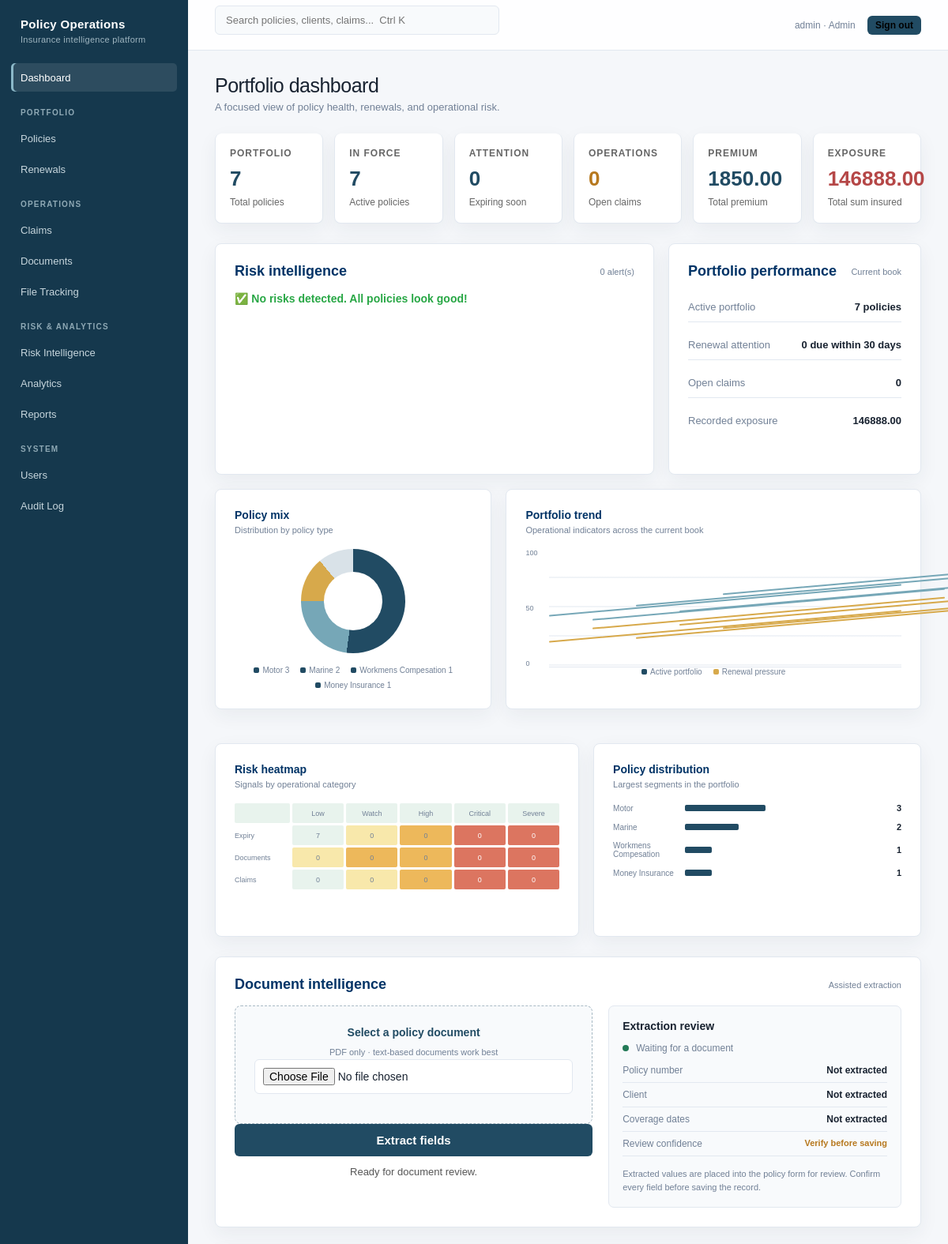
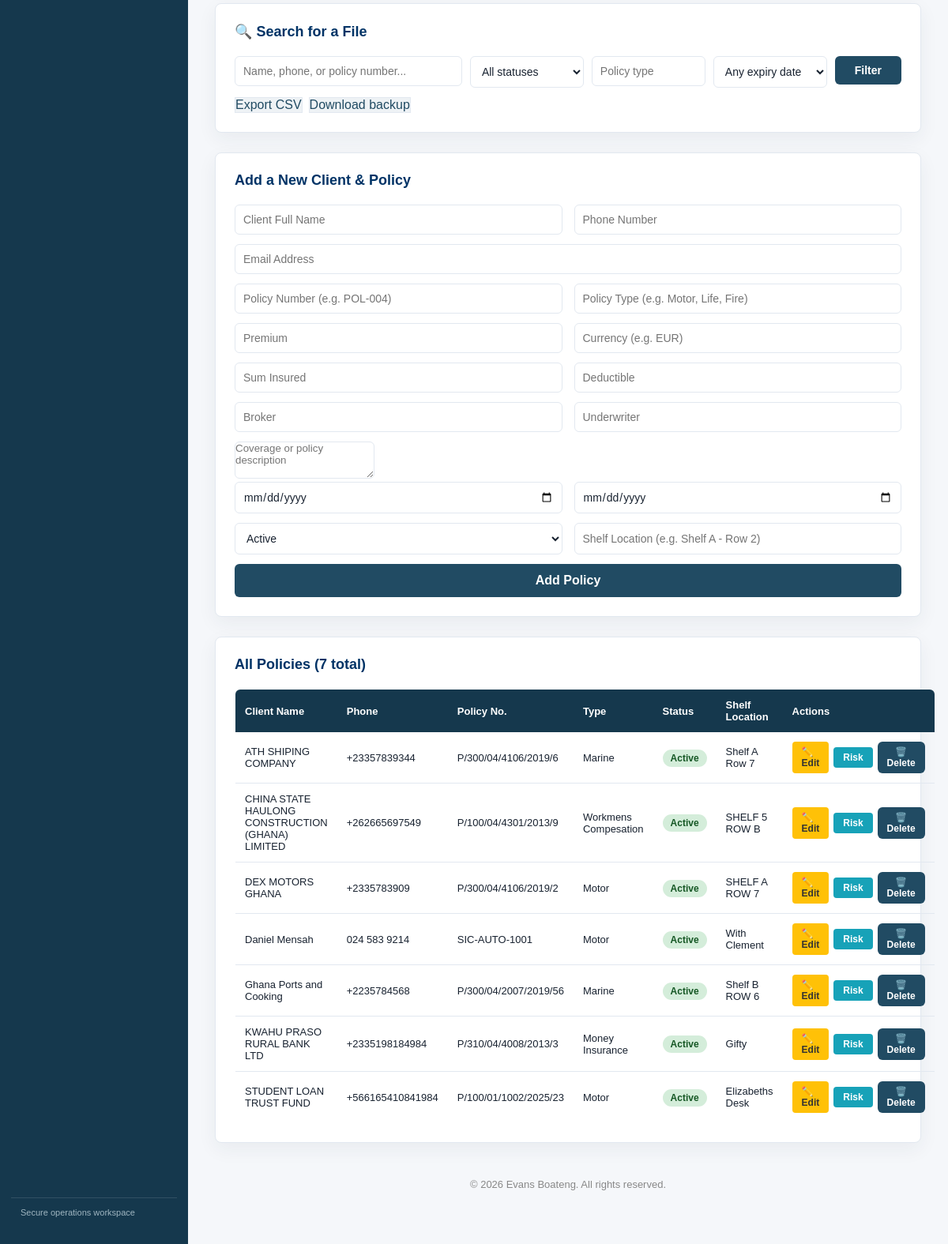
Page / (signed in) on the earlier database version (2 pictures, top to bottom).
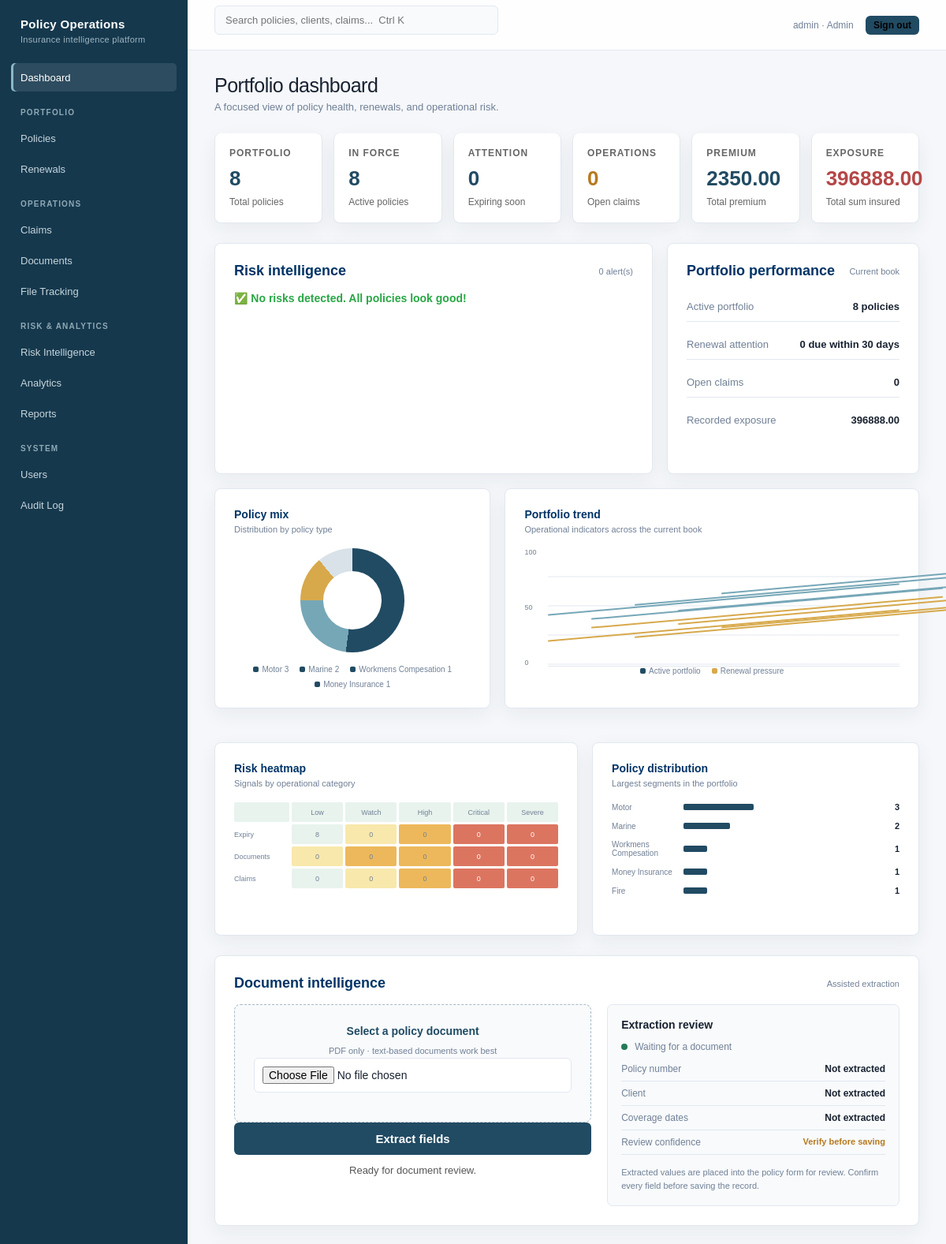
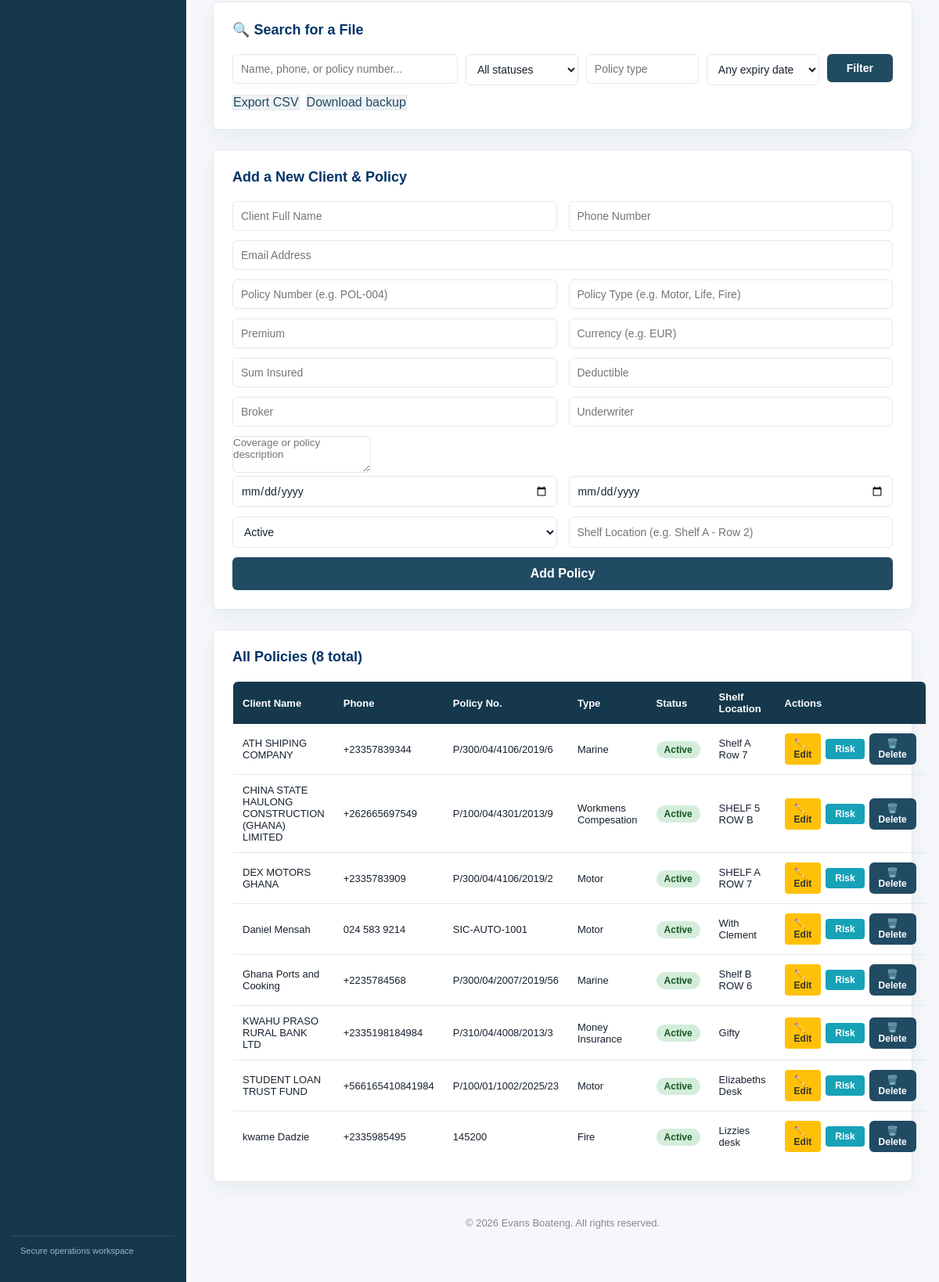
Same page on the later database version (2 pictures, top to bottom).
### tables this page shows
CREATE TABLE file_log (
            log_id INTEGER PRIMARY KEY AUTOINCREMENT,
            policy_id INTEGER,
            shelf_location TEXT,
            FOREIGN KEY (policy_id) REFERENCES policies(policy_id)
        );

CREATE TABLE clients (
            client_id INTEGER PRIMARY KEY AUTOINCREMENT,
            full_name TEXT,
            phone TEXT,
            email TEXT
        );

CREATE TABLE policies (
            policy_id INTEGER PRIMARY KEY AUTOINCREMENT,
            policy_number TEXT,
            policy_type TEXT,
            start_date TEXT,
            end_date TEXT,
            status TEXT,
            client_id INTEGER, deleted_at TEXT, premium REAL, currency TEXT, sum_insured REAL, deductible REAL, broker TEXT, underwriter TEXT, description TEXT, created_at TEXT, updated_at TEXT,
            FOREIGN KEY (client_id) REFERENCES clients(client_id)
        );

### app.py (the view, shortened to what this page needs)
@app.route("/", methods=["GET", "POST"])
@login_required
def index():
    results = []
    message = ""
    search_query = request.args.get("search_query", "")
    status_filter = request.args.get("status", "")
    policy_type_filter = request.args.get("policy_type", "")
    expiry_window = request.args.get("expiry_window", "")
    all_policies = get_all_policies(search_query, status_filter, policy_type_filter, expiry_window)
    risk_flags = get_risk_flags()
    return render_template("index.html",
                           results=results,
                           message=message,
                           search_query=search_query,
                           all_policies=all_policies,
                           risk_flags=risk_flags,
                           stats=get_dashboard_stats(),
                           analytics=get_dashboard_analytics(),
                           status_filter=status_filter,
                           policy_type_filter=policy_type_filter,
                           expiry_window=expiry_window)

### templates/index.html (shortened to what this page needs)
<!DOCTYPE html>
<html lang="en">
<head>
    <link rel="stylesheet" href="{{ url_for('static', filename='css/app.css') }}">
</head>
<body>
<aside class="app-sidebar">
    <div class="app-brand">Policy Operations<small>Insurance intelligence platform</small></div>
    <nav class="app-nav">
        <a class="active" href="/">Dashboard</a>
        <div class="app-nav-label">Portfolio</div>
        <a href="#policies">Policies</a>
        <a href="#renewals">Renewals</a>
        <div class="app-nav-label">Operations</div>
        {% if session.get('role') in ['Admin', 'Claims Officer'] %}<a href="/claims">Claims</a>{% endif %}
        <a href="#documents">Documents</a>
        <a href="/file-tracking">File Tracking</a>
        <div class="app-nav-label">Risk &amp; Analytics</div>
        <a href="/risk-intelligence">Risk Intelligence</a>
        <a href="/analytics">Analytics</a>
        <a href="/export.csv">Reports</a>
        <div class="app-nav-label">System</div>
        {% if session.get('role') == 'Admin' %}<a href="#users">Users</a>{% endif %}
        <a href="#audit">Audit Log</a>
    </nav>
    <div class="app-sidebar-footer">Secure operations workspace</div>
</aside>
<div class="app-main">
<header class="app-topbar">
    <input id="global-search" class="app-search" type="search" placeholder="Search policies, clients, claims...  Ctrl K">
    <span class="app-user">{{ session.get('username', '') }} · {{ session.get('role', '') }}
        <form method="POST" action="/logout" style="display:inline; margin-left:12px;">
            <button type="submit" style="padding:5px 10px; font-size:12px;">Sign out</button>
        </form>
    </span>
</header>
<main class="app-content">
<div class="app-page-title">Portfolio dashboard</div>
<p class="app-page-subtitle">A focused view of policy health, renewals, and operational risk.</p>
<div class="container">
    <div class="stats">
        <div class="stat"><span class="stat-kicker">Portfolio</span><strong>{{ stats.total }}</strong><span>Total policies</span></div>
        <div class="stat"><span class="stat-kicker">In force</span><strong>{{ stats.active }}</strong><span>Active policies</span></div>
        <div class="stat"><span class="stat-kicker">Attention</span><strong>{{ stats.expiring_soon }}</strong><span>Expiring soon</span></div>
        <div class="stat stat-claim"><span class="stat-kicker">Operations</span><strong>{{ stats.open_claims }}</strong><span>Open claims</span></div>
        <div class="stat"><span class="stat-kicker">Premium</span><strong>{{ '%.2f'|format(stats.total_premium) }}</strong><span>Total premium</span></div>
        <div class="stat stat-exposure"><span class="stat-kicker">Exposure</span><strong>{{ '%.2f'|format(stats.total_exposure) }}</strong><span>Total sum insured</span></div>
    </div>
    <div class="dashboard-grid">
    <div class="card">
        <div class="section-heading"><h2>Risk intelligence</h2><small>{{ risk_flags|length }} alert(s)</small></div>
        {% if risk_flags %}
            {% for flag in risk_flags %}
            <div class="flag flag-{{ flag.level }}">
                <span>{{ flag.icon }}</span>
                <span>{{ flag.message }}</span>
                {% if flag.policy_id %}
                <span class="flag-actions">
                    <a class="flag-action" href="/edit/{{ flag.policy_id }}">
                        {% if flag.type == 'expiring_soon' %}Renew / Update{% else %}Edit{% endif %} →
                    </a>
                    {% if flag.type == 'expired_active' %}
                    <form method="POST" action="/mark-expired/{{ flag.policy_id }}">
                        <input type="hidden" name="csrf_token" value="{{ csrf_token() }}">
                        <button type="submit">Mark expired</button>
                    </form>
                    {% endif %}
                </span>
                {% endif %}
            </div>
            {% endfor %}
        {% else %}
            <p class="no-flags">✅ No risks detected. All policies look good!</p>
        {% endif %}
    </div>
    <div class="card">
        <div class="section-heading"><h2>Portfolio performance</h2><small>Current book</small></div>
        <div class="metric-list">
            <div class="metric-row"><span>Active portfolio</span><strong>{{ stats.active }} policies</strong></div>
            <div class="metric-row"><span>Renewal attention</span><strong>{{ stats.expiring_soon }} due within 30 days</strong></div>
            <div class="metric-row"><span>Open claims</span><strong>{{ stats.open_claims }}</strong></div>
            <div class="metric-row"><span>Recorded exposure</span><strong>{{ '%.2f'|format(stats.total_exposure) }}</strong></div>
        </div>
    </div>
    </div>
    <div class="analytics-grid">
        <div class="card chart-panel">
            <h2>Policy mix</h2>
            <p class="chart-subtitle">Distribution by policy type</p>
            <div class="donut-wrap">
                <div class="donut" aria-label="Policy type distribution"></div>
                <div class="legend">
                    {% for item in analytics.policy_types[:4] %}<span><i></i>{{ item.label }} {{ item.count }}</span>{% else %}<span>No policy mix data</span>{% endfor %}
                </div>
            </div>
        </div>
        <div class="card chart-panel">
            <h2>Portfolio trend</h2>
            <p class="chart-subtitle">Operational indicators across the current book</p>
            <div class="trend-chart"><div class="trend-axis"><span>100</span><span>50</span><span>0</span></div><div class="trend-lines"></div></div>
            <div class="legend"><span><i></i>Active portfolio</span><span><i style="background:#d7a94b"></i>Renewal pressure</span></div>
        </div>
    </div>
    <div class="analytics-grid-bottom">
        <div class="card chart-panel">
            <h2>Risk heatmap</h2>
            <p class="chart-subtitle">Signals by operational category</p>
            <div class="heatmap"><span></span><span>Low</span><span>Watch</span><span>High</span><span>Critical</span><span>Severe</span><span class="label">Expiry</span><span class="h1">{{ stats.active }}</span><span class="h2">{{ stats.expiring_soon }}</span><span class="h3">0</span><span class="h4">0</span><span class="h4">0</span><span class="label">Documents</span><span class="h2">0</span><span class="h3">{{ risk_flags|length }}</span><span class="h3">0</span><span class="h4">0</span><span class="h4">0</span><span class="label">Claims</span><span class="h1">{{ stats.open_claims }}</span><span class="h2">0</span><span class="h3">0</span><span class="h4">0</span><span class="h4">0</span></div>
        </div>
        <div class="card chart-panel">
            <h2>Policy distribution</h2>
            <p class="chart-subtitle">Largest segments in the portfolio</p>
            <div class="distribution">{% for item in analytics.policy_types[:5] %}<div class="distribution-row"><span>{{ item.label }}</span><b style="width:{{ [item.count * 100 / stats.total, 100]|min }}%"></b><strong>{{ item.count }}</strong></div>{% else %}<span class="chart-subtitle">No policies recorded</span>{% endfor %}</div>
        </div>
    </div>
    <div class="card">
        <div class="section-heading"><h2>Document intelligence</h2><small>Assisted extraction</small></div>
        <div class="intelligence-panel">
            <div>
                <div class="upload-zone" onclick="document.getElementById('pdf_input').click()">
                    <div><strong>Select a policy document</strong><small>PDF only · text-based documents work best</small></div>
                    <input type="file" id="pdf_input" accept=".pdf">
                </div>
                <button class="btn-extract" onclick="extractFromPDF()">Extract fields</button>
                <div class="extract-status" id="extract-status">Ready for document review.</div>
            </div>
            <div class="intelligence-review">
                <h3>Extraction review</h3>
                <div class="extraction-state"><span class="state-dot"></span><span id="extraction-state">Waiting for a document</span></div>
                <div class="extracted-fields">
                    <div class="extracted-field"><span>Policy number</span><strong id="review-policy-number">Not extracted</strong></div>
                    <div class="extracted-field"><span>Client</span><strong id="review-client">Not extracted</strong></div>
                    <div class="extracted-field"><span>Coverage dates</span><strong id="review-dates">Not extracted</strong></div>
                    <div class="extracted-field"><span>Review confidence</span><strong class="confidence confidence-review" id="review-confidence">Verify before saving</strong></div>
                </div>
                <p class="verification-note">Extracted values are placed into the policy form for review. Confirm every field before saving the record.</p>
            </div>
        </div>
    </div>
    <div class="card">
        <h2>🔍 Search for a File</h2>
        <form method="GET">
            <div class="filter-bar">
                <input type="text" name="search_query" placeholder="Name, phone, or policy number..." value="{{ search_query }}">
                <select name="status">
                    <option value="">All statuses</option>
                </select>
                <input type="text" name="policy_type" placeholder="Policy type" value="{{ policy_type_filter }}">
                <select name="expiry_window">
                    <option value="">Any expiry date</option>
                </select>
                <button type="submit" class="btn-search">Filter</button>
            </div>
        </form>
        <div class="toolbar">
            <a class="btn-secondary" href="/export.csv">Export CSV</a>
            <a class="btn-secondary" href="/backup">Download backup</a>
        </div>
    </div>
    <div class="card">
        <h2> Add a New Client & Policy</h2>
        <form method="POST">
            <div class="row">
                <input type="text" id="f_full_name" name="full_name" placeholder="Client Full Name" required>
                <input type="text" id="f_phone" name="phone" placeholder="Phone Number" required>
            </div>
            <input type="email" id="f_email" name="email" placeholder="Email Address">
            <div class="row">
                <input type="text" id="f_policy_number" name="policy_number" placeholder="Policy Number (e.g. POL-004)" required>
                <input type="text" id="f_policy_type" name="policy_type" placeholder="Policy Type (e.g. Motor, Life, Fire)" required>
            </div>
            <div class="row">
                <input type="number" step="0.01" min="0" name="premium" placeholder="Premium">
                <input type="text" name="currency" placeholder="Currency (e.g. EUR)">
            </div>
            <div class="row">
                <input type="number" step="0.01" min="0" name="sum_insured" placeholder="Sum Insured">
                <input type="number" step="0.01" min="0" name="deductible" placeholder="Deductible">
            </div>
            <div class="row">
                <input type="text" name="broker" placeholder="Broker">
                <input type="text" name="underwriter" placeholder="Underwriter">
            </div>
            <textarea name="description" placeholder="Coverage or policy description" rows="3"></textarea>
            <div class="row">
                <input type="date" id="f_start_date" name="start_date" required>
                <input type="date" id="f_end_date" name="end_date" required>
            </div>
            <div class="row">
                <select id="f_status" name="status">
                    <option value="Active">Active</option>
                </select>
                <input type="text" id="f_shelf_location" name="shelf_location" placeholder="Shelf Location (e.g. Shelf A - Row 2)" required>
            </div>
            <button type="submit" name="add" class="btn-add">Add Policy</button>
        </form>
    </div>
    <div class="card">
        <h2> All Policies ({{ all_policies|length }} total)</h2>
        {% if all_policies %}
        <table>
            <thead>
                <tr>
                    <th>Client Name</th><th>Phone</th><th>Policy No.</th>
                    <th>Type</th><th>Status</th><th>Shelf Location</th><th>Actions</th>
                </tr>
            </thead>
            <tbody>
                {% for row in all_policies %}
                <tr>
                    <td>{{ row[0] }}</td><td>{{ row[1] }}</td><td>{{ row[2] }}</td>
                    <td>{{ row[3] }}</td>
                    <td><span class="badge {% if row[4] == 'Active' %}badge-active{% elif row[4] == 'Expiring Soon' %}badge-expiring{% else %}badge-expired{% endif %}">{{ row[4] }}</span></td>
                    <td>{{ row[5] }}</td>
                    <td>
                        <div class="action-cell">
                            <a href="/edit/{{ row[7] }}" class="btn-edit">✏️ Edit</a>
                            <a href="/risk-score/{{ row[7] }}" class="btn-risk" target="_blank">Risk</a>
                            <form method="POST" action="/delete/{{ row[7] }}" onsubmit="return confirm('Are you sure?')">
                                <button type="submit" class="btn-delete">🗑️ Delete</button>
                            </form>
                        </div>
                    </td>
                </tr>
                {% endfor %}
            </tbody>
        </table>
        {% else %}
        <p style="color:#888; font-size:14px;">No policies added yet.</p>
        {% endif %}
    </div>
</div>
<footer>&copy; 2026 Evans Boateng. All rights reserved.</footer>
</main>
</div>
</body>
</html>

Differences in the rows shown:
added file_log: full_name "kwame Dadzie", phone "+2335985495", policy_number "145200", policy_type "Fire", status "Active", shelf_location "Lizzies desk"
Other differences:
{{ stats.total }}: "7" → "8"
{{ stats.active }}: "7" → "8"
{{ '%.2f'|format(stats.total_premium) }}: "1850.00" → "2350.00"
{{ '%.2f'|format(stats.total_exposure) }}: "146888.00" → "396888.00"
{{ [item.count * 100 / stats.total, 100]|min }}: 42.857142857142854 → 37.5 (drawn)
{{ [item.count * 100 / stats.total, 100]|min }}: 28.571428571428573 → 25.0 (drawn)
{{ [item.count * 100 / stats.total, 100]|min }}: 14.285714285714286 → 12.5 (drawn)
{{ all_policies|length }}: "7" → "8"
new list line: "Fire 1"
